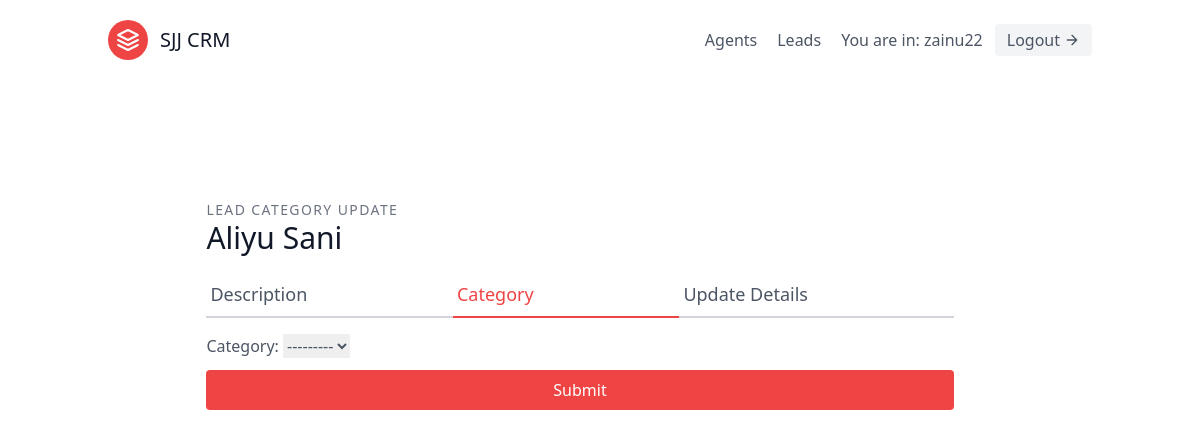
The page /leads/categories/1/update/ (signed in) on the database its author committed.
### leads/models.py (models this page shows, shortened)
class User(AbstractUser):
    is_organizer = models.BooleanField(default=True)
    is_agent = models.BooleanField(default=False)

class Lead(models.Model):
    first_name = models.CharField(max_length=20)
    last_name = models.CharField(max_length=20)
    age = models.IntegerField(default=0)
    organization = models.ForeignKey(UserProfile, on_delete=models.CASCADE)
    description = models.TextField()
    phone_number = models.CharField(max_length=40)
    email = models.EmailField()
    location = CountryField()
    date_added = models.DateTimeField(auto_now_add=True)
    agent = models.ForeignKey(
        "Agent", null=True, blank=True, on_delete=models.SET_NULL)
    category = models.ForeignKey(
        "Category", related_name="leads", null=True, blank=True, on_delete=models.SET_NULL)

### leads/views.py (the view, shortened to what this page needs)
# urls.py: path('categories/<int:pk>/update/', LeadCategoryUpdateView.as_view(),
class LeadCategoryUpdateView(LoginRequiredMixin, generic.UpdateView):
    template_name = "leads/lead_category_update.html"
    form_class = LeadCategoryUpdateForm
    def get_queryset(self):
        user = self.request.user
        if user.is_organizer:
            queryset = Lead.objects.filter(organization=user.userprofile)
        else:
            queryset = Lead.objects.filter(
                organization=user.agent.organization)
            queryset = queryset.filter(agent__user=user)
        return queryset

### leads/forms.py
class LeadCategoryUpdateForm(forms.ModelForm):
    class Meta:
        model = Lead
        fields = (
            'category',
        )

### leads/templates/leads/lead_category_update.html (shortened to what this page needs)
{% extends 'base.html' %}
{% load tailwind_filters %}
{% block content %}
<section class="text-gray-600 body-font overflow-hidden">
  <div class="container px-5 py-24 mx-auto">
    <div class="lg:w-4/5 mx-auto flex flex-wrap">
      <div class="lg:w-full w-full lg:pr-10 lg:py-6 mb-6 lg:mb-0">
        <h2 class="text-sm title-font text-gray-500 tracking-widest">LEAD CATEGORY UPDATE</h2>
        <h1 class="text-gray-900 text-3xl title-font font-medium mb-4">
          {{lead.first_name}} {{lead.last_name}}
        </h1>
        <div class="flex mb-4">
          <a
            href="{% url 'leads:lead_details' lead.id %}"
            class="flex-grow border-b-2 border-gray-300 py-2 text-lg px-1"
            >Description</a
          >
          <a class="flex-grow
          text-red-500
          border-b-2 border-red-500
          py-2
          text-lg
          px-1"
          >Category</a>
          <a
            href="{% url 'leads:lead_update' lead.id %}"
            class="flex-grow border-b-2 border-gray-300 py-2 text-lg px-1"
            >Update Details</a>
        </div>
        <form method="post">
          {% csrf_token %} {{form|crispy}}
        <button
          type="submit"
          class="
            mt-3
            w-full
            text-white
            bg-red-500
            border-0
            py-2
            px-6
            focus:outline-none
            hover:bg-red-600
            rounded
          "
        >
          Submit
        </button>
    </form>
  </div>
    </div>
  </div>
</section>
{% endblock %}

### templates/components/navbar.html (shortened to what this page needs)
<header class="text-gray-600 body-font">
  <div
    class="
      container
      mx-auto
      flex flex-wrap
      p-5
      flex-col
      md:flex-row
      items-center
    "
  >
    <a
      href="{% url 'landing' %}"
      class="
        flex
        title-font
        font-medium
        items-center
        text-gray-900
        mb-4
        md:mb-0
      "
    >
      <svg
        xmlns="http://www.w3.org/2000/svg"
        fill="none"
        stroke="currentColor"
        stroke-linecap="round"
        stroke-linejoin="round"
        stroke-width="2"
        class="w-10 h-10 text-white p-2 bg-red-500 rounded-full"
        viewBox="0 0 24 24"
      >
        <path
          d="M12 2L2 7l10 5 10-5-10-5zM2 17l10 5 10-5M2 12l10 5 10-5"
        ></path>
      </svg>
      <span class="ml-3 text-xl">SJJ CRM</span>
    </a>
    <nav
      class="md:ml-auto flex flex-wrap items-center text-base justify-center"
    >
      {% if not request.user.is_authenticated %}
        <a href="{% url 'signup' %}" class="mr-5 hover:text-gray-900">Signup</a>
      {% else  %}
        {% if request.user.is_organizer  %}
        <a href="{% url 'agents:agent_list' %}" class="mr-5 hover:text-gray-900">Agents</a>
        {% endif %}
        <a href="{% url 'leads:lead_list' %}" class="mr-5 hover:text-gray-900">Leads</a>
      {% endif %}
    </nav>
    {% if request.user.is_authenticated %} You are in: {{request.user.username}}
    <a
      href="{% url 'logout' %} "
      class="
        ml-3
        inline-flex
        items-center
        bg-gray-100
        border-0
        py-1
        px-3
        focus:outline-none
        hover:bg-gray-200
        rounded
        text-base
        mt-4
        md:mt-0
      "
      >Logout
      <svg
        fill="none"
        stroke="currentColor"
        stroke-linecap="round"
        stroke-linejoin="round"
        stroke-width="2"
        class="w-4 h-4 ml-1"
        viewBox="0 0 24 24"
      >
        <path d="M5 12h14M12 5l7 7-7 7"></path>
      </svg>
      {% endif %}
    </a>
  </div>
</header>

### rows shown on the page
User: user.username "zainu22"
Lead: first_name "Aliyu", last_name "Sani", category "---------"
